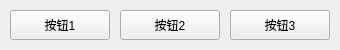
<?xml version="1.0" encoding="UTF-8"?>
<ui version="4.0">
 <class>MainWindow</class>
 <widget class="QMainWindow" name="MainWindow">
  <property name="geometry">
   <rect>
    <x>0</x>
    <y>0</y>
    <width>340</width>
    <height>50</height>
   </rect>
  </property>
  <property name="windowTitle">
   <string>MainWindow</string>
  </property>
  <widget class="QWidget" name="centralwidget">
   <widget class="QPushButton" name="pushButton_1">
    <property name="geometry">
     <rect>
      <x>10</x>
      <y>10</y>
      <width>100</width>
      <height>30</height>
     </rect>
    </property>
    <property name="text">
     <string>按钮1</string>
    </property>
   </widget>
   <widget class="QPushButton" name="pushButton_2">
    <property name="geometry">
     <rect>
      <x>120</x>
      <y>10</y>
      <width>100</width>
      <height>30</height>
     </rect>
    </property>
    <property name="text">
     <string>按钮2</string>
    </property>
   </widget>
   <widget class="QPushButton" name="pushButton_3">
    <property name="geometry">
     <rect>
      <x>230</x>
      <y>10</y>
      <width>100</width>
      <height>30</height>
     </rect>
    </property>
    <property name="text">
     <string>按钮3</string>
    </property>
   </widget>
  </widget>
 </widget>
 <resources/>
 <connections/>
</ui>
